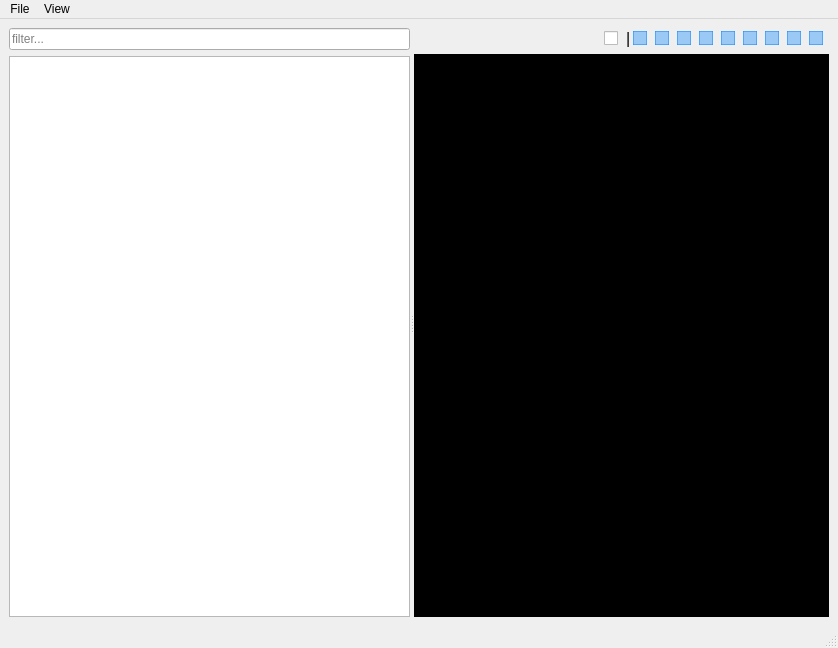
<?xml version="1.0" encoding="UTF-8"?>
<ui version="4.0">
 <class>MainWindow</class>
 <widget class="QMainWindow" name="MainWindow">
  <property name="geometry">
   <rect>
    <x>0</x>
    <y>0</y>
    <width>838</width>
    <height>648</height>
   </rect>
  </property>
  <property name="windowTitle">
   <string>MainWindow</string>
  </property>
  <widget class="QWidget" name="centralwidget">
   <layout class="QGridLayout" name="gridLayout">
    <item row="0" column="0">
     <widget class="QSplitter" name="splitter">
      <property name="orientation">
       <enum>Qt::Horizontal</enum>
      </property>
      <widget class="QWidget" name="layoutWidget">
       <layout class="QVBoxLayout" name="verticalLayout">
        <item>
         <widget class="QLineEdit" name="filterEdit">
          <property name="text">
           <string/>
          </property>
          <property name="maxLength">
           <number>16</number>
          </property>
          <property name="placeholderText">
           <string>filter...</string>
          </property>
         </widget>
        </item>
        <item>
         <widget class="QListWidget" name="listWidget">
          <property name="maximumSize">
           <size>
            <width>16777215</width>
            <height>16777215</height>
           </size>
          </property>
          <property name="contextMenuPolicy">
           <enum>Qt::CustomContextMenu</enum>
          </property>
         </widget>
        </item>
       </layout>
      </widget>
      <widget class="QWidget" name="layoutWidget">
       <layout class="QVBoxLayout" name="verticalLayout_2">
        <item>
         <layout class="QHBoxLayout" name="horizontalLayout_2">
          <property name="spacing">
           <number>2</number>
          </property>
          <item>
           <spacer name="horizontalSpacer">
            <property name="orientation">
             <enum>Qt::Horizontal</enum>
            </property>
            <property name="sizeHint" stdset="0">
             <size>
              <width>40</width>
              <height>20</height>
             </size>
            </property>
           </spacer>
          </item>
          <item>
           <widget class="QCheckBox" name="lockInstancesCheck">
            <property name="maximumSize">
             <size>
              <width>28</width>
              <height>16777215</height>
             </size>
            </property>
            <property name="toolTip">
             <string>Lock all instances in place</string>
            </property>
            <property name="styleSheet">
             <string notr="true">QCheckbox {
	spacing: 0px;
}

QCheckBox::indicator {
    image: url(:/images/icons/lock.png);
	border: 1px solid rgba(30, 144, 255, 0.0);
	width: 26px;
	height: 26px;
}

QCheckBox::indicator:unchecked:hover {
	background: rgba(30, 144, 255, 0.2);
	border: 1px solid rgba(30, 144, 255, 0.4);
}

QCheckBox::indicator:checked {
	background: rgba(30, 144, 255, 0.4);
	border:1px solid rgba(30, 144, 255, 0.6);
}

QCheckBox::indicator:checked:hover {
	background: rgba(30, 144, 255, 0.5);
	border:1px solid rgba(30, 144, 255, 0.7);
}

</string>
            </property>
            <property name="text">
             <string/>
            </property>
            <property name="checked">
             <bool>false</bool>
            </property>
           </widget>
          </item>
          <item>
           <widget class="QLabel" name="label">
            <property name="maximumSize">
             <size>
              <width>16777215</width>
              <height>28</height>
             </size>
            </property>
            <property name="font">
             <font>
              <pointsize>12</pointsize>
             </font>
            </property>
            <property name="text">
             <string>|</string>
            </property>
           </widget>
          </item>
          <item>
           <widget class="QCheckBox" name="viewCreatureCheck">
            <property name="maximumSize">
             <size>
              <width>28</width>
              <height>16777215</height>
             </size>
            </property>
            <property name="toolTip">
             <string>Show Creatures</string>
            </property>
            <property name="styleSheet">
             <string notr="true">QCheckbox {
	spacing: 0px;
}

QCheckBox::indicator {
    image: url(:/images/icons/k1/creature.png);
	border: 1px solid rgba(30, 144, 255, 0.0);
	width: 26px;
	height: 26px;
}

QCheckBox::indicator:unchecked:hover {
	background: rgba(30, 144, 255, 0.2);
	border: 1px solid rgba(30, 144, 255, 0.4);
}

QCheckBox::indicator:checked {
	background: rgba(30, 144, 255, 0.4);
	border:1px solid rgba(30, 144, 255, 0.6);
}

QCheckBox::indicator:checked:hover {
	background: rgba(30, 144, 255, 0.5);
	border:1px solid rgba(30, 144, 255, 0.7);
}

</string>
            </property>
            <property name="text">
             <string/>
            </property>
            <property name="checked">
             <bool>true</bool>
            </property>
           </widget>
          </item>
          <item>
           <widget class="QCheckBox" name="viewDoorCheck">
            <property name="maximumSize">
             <size>
              <width>28</width>
              <height>16777215</height>
             </size>
            </property>
            <property name="toolTip">
             <string>Show Doors</string>
            </property>
            <property name="styleSheet">
             <string notr="true">QCheckBox::indicator {
    image: url(:/images/icons/k1/door.png);
	border: 1px solid rgba(30, 144, 255, 0.0);
	width: 26px;
	height: 26px;
}

QCheckBox::indicator:unchecked:hover {
	background: rgba(30, 144, 255, 0.2);
	border: 1px solid rgba(30, 144, 255, 0.4);
}

QCheckBox::indicator:checked {
	background: rgba(30, 144, 255, 0.4);
	border:1px solid rgba(30, 144, 255, 0.6);
}

QCheckBox::indicator:checked:hover {
	background: rgba(30, 144, 255, 0.5);
	border:1px solid rgba(30, 144, 255, 0.7);
}

</string>
            </property>
            <property name="text">
             <string/>
            </property>
            <property name="checked">
             <bool>true</bool>
            </property>
           </widget>
          </item>
          <item>
           <widget class="QCheckBox" name="viewPlaceableCheck">
            <property name="maximumSize">
             <size>
              <width>28</width>
              <height>16777215</height>
             </size>
            </property>
            <property name="toolTip">
             <string>Show Placeables</string>
            </property>
            <property name="styleSheet">
             <string notr="true">QCheckBox::indicator {
    image: url(:/images/icons/k1/placeable.png);
	border: 1px solid rgba(30, 144, 255, 0.0);
	width: 26px;
	height: 26px;
}

QCheckBox::indicator:unchecked:hover {
	background: rgba(30, 144, 255, 0.2);
	border: 1px solid rgba(30, 144, 255, 0.4);
}

QCheckBox::indicator:checked {
	background: rgba(30, 144, 255, 0.4);
	border:1px solid rgba(30, 144, 255, 0.6);
}

QCheckBox::indicator:checked:hover {
	background: rgba(30, 144, 255, 0.5);
	border:1px solid rgba(30, 144, 255, 0.7);
}

</string>
            </property>
            <property name="text">
             <string/>
            </property>
            <property name="checked">
             <bool>true</bool>
            </property>
           </widget>
          </item>
          <item>
           <widget class="QCheckBox" name="viewStoreCheck">
            <property name="maximumSize">
             <size>
              <width>28</width>
              <height>16777215</height>
             </size>
            </property>
            <property name="toolTip">
             <string>Show Merchants</string>
            </property>
            <property name="styleSheet">
             <string notr="true">QCheckBox::indicator {
    image: url(:/images/icons/k1/merchant.png);
	border: 1px solid rgba(30, 144, 255, 0.0);
	width: 26px;
	height: 26px;
}

QCheckBox::indicator:unchecked:hover {
	background: rgba(30, 144, 255, 0.2);
	border: 1px solid rgba(30, 144, 255, 0.4);
}

QCheckBox::indicator:checked {
	background: rgba(30, 144, 255, 0.4);
	border:1px solid rgba(30, 144, 255, 0.6);
}

QCheckBox::indicator:checked:hover {
	background: rgba(30, 144, 255, 0.5);
	border:1px solid rgba(30, 144, 255, 0.7);
}

</string>
            </property>
            <property name="text">
             <string/>
            </property>
            <property name="checked">
             <bool>true</bool>
            </property>
           </widget>
          </item>
          <item>
           <widget class="QCheckBox" name="viewSoundCheck">
            <property name="maximumSize">
             <size>
              <width>28</width>
              <height>16777215</height>
             </size>
            </property>
            <property name="toolTip">
             <string>Show Sounds</string>
            </property>
            <property name="styleSheet">
             <string notr="true">QCheckBox::indicator {
    image: url(:/images/icons/k1/sound.png);
	border: 1px solid rgba(30, 144, 255, 0.0);
	width: 26px;
	height: 26px;
}

QCheckBox::indicator:unchecked:hover {
	background: rgba(30, 144, 255, 0.2);
	border: 1px solid rgba(30, 144, 255, 0.4);
}

QCheckBox::indicator:checked {
	background: rgba(30, 144, 255, 0.4);
	border:1px solid rgba(30, 144, 255, 0.6);
}

QCheckBox::indicator:checked:hover {
	background: rgba(30, 144, 255, 0.5);
	border:1px solid rgba(30, 144, 255, 0.7);
}

</string>
            </property>
            <property name="text">
             <string/>
            </property>
            <property name="checked">
             <bool>true</bool>
            </property>
           </widget>
          </item>
          <item>
           <widget class="QCheckBox" name="viewWaypointCheck">
            <property name="maximumSize">
             <size>
              <width>28</width>
              <height>16777215</height>
             </size>
            </property>
            <property name="toolTip">
             <string>Show Waypoints</string>
            </property>
            <property name="styleSheet">
             <string notr="true">QCheckBox::indicator {
    image: url(:/images/icons/k1/waypoint.png);
	border: 1px solid rgba(30, 144, 255, 0.0);
	width: 26px;
	height: 26px;
}

QCheckBox::indicator:unchecked:hover {
	background: rgba(30, 144, 255, 0.2);
	border: 1px solid rgba(30, 144, 255, 0.4);
}

QCheckBox::indicator:checked {
	background: rgba(30, 144, 255, 0.4);
	border:1px solid rgba(30, 144, 255, 0.6);
}

QCheckBox::indicator:checked:hover {
	background: rgba(30, 144, 255, 0.5);
	border:1px solid rgba(30, 144, 255, 0.7);
}

</string>
            </property>
            <property name="text">
             <string/>
            </property>
            <property name="checked">
             <bool>true</bool>
            </property>
           </widget>
          </item>
          <item>
           <widget class="QCheckBox" name="viewCameraCheck">
            <property name="maximumSize">
             <size>
              <width>28</width>
              <height>16777215</height>
             </size>
            </property>
            <property name="toolTip">
             <string>Show Cameras</string>
            </property>
            <property name="styleSheet">
             <string notr="true">QCheckBox::indicator {
    image: url(:/images/icons/k1/camera.png);
	border: 1px solid rgba(30, 144, 255, 0.0);
	width: 26px;
	height: 26px;
}

QCheckBox::indicator:unchecked:hover {
	background: rgba(30, 144, 255, 0.2);
	border: 1px solid rgba(30, 144, 255, 0.4);
}

QCheckBox::indicator:checked {
	background: rgba(30, 144, 255, 0.4);
	border:1px solid rgba(30, 144, 255, 0.6);
}

QCheckBox::indicator:checked:hover {
	background: rgba(30, 144, 255, 0.5);
	border:1px solid rgba(30, 144, 255, 0.7);
}

</string>
            </property>
            <property name="text">
             <string/>
            </property>
            <property name="checked">
             <bool>true</bool>
            </property>
           </widget>
          </item>
          <item>
           <widget class="QCheckBox" name="viewEncounterCheck">
            <property name="maximumSize">
             <size>
              <width>28</width>
              <height>16777215</height>
             </size>
            </property>
            <property name="toolTip">
             <string>Show Encounters</string>
            </property>
            <property name="styleSheet">
             <string notr="true">QCheckBox::indicator {
    image: url(:/images/icons/k1/encounter.png);
	border: 1px solid rgba(30, 144, 255, 0.0);
	width: 26px;
	height: 26px;
}

QCheckBox::indicator:unchecked:hover {
	background: rgba(30, 144, 255, 0.2);
	border: 1px solid rgba(30, 144, 255, 0.4);
}

QCheckBox::indicator:checked {
	background: rgba(30, 144, 255, 0.4);
	border:1px solid rgba(30, 144, 255, 0.6);
}

QCheckBox::indicator:checked:hover {
	background: rgba(30, 144, 255, 0.5);
	border:1px solid rgba(30, 144, 255, 0.7);
}

</string>
            </property>
            <property name="text">
             <string/>
            </property>
            <property name="checked">
             <bool>true</bool>
            </property>
           </widget>
          </item>
          <item>
           <widget class="QCheckBox" name="viewTriggerCheck">
            <property name="maximumSize">
             <size>
              <width>28</width>
              <height>16777215</height>
             </size>
            </property>
            <property name="toolTip">
             <string>Show Triggers</string>
            </property>
            <property name="styleSheet">
             <string notr="true">QCheckBox::indicator {
    image: url(:/images/icons/k1/trigger.png);
	border: 1px solid rgba(30, 144, 255, 0.0);
	width: 26px;
	height: 26px;
}

QCheckBox::indicator:unchecked:hover {
	background: rgba(30, 144, 255, 0.2);
	border: 1px solid rgba(30, 144, 255, 0.4);
}

QCheckBox::indicator:checked {
	background: rgba(30, 144, 255, 0.4);
	border:1px solid rgba(30, 144, 255, 0.6);
}

QCheckBox::indicator:checked:hover {
	background: rgba(30, 144, 255, 0.5);
	border:1px solid rgba(30, 144, 255, 0.7);
}

</string>
            </property>
            <property name="text">
             <string/>
            </property>
            <property name="checked">
             <bool>true</bool>
            </property>
           </widget>
          </item>
         </layout>
        </item>
        <item>
         <widget class="WalkmeshRenderer" name="renderArea" native="true">
          <property name="sizePolicy">
           <sizepolicy hsizetype="MinimumExpanding" vsizetype="MinimumExpanding">
            <horstretch>0</horstretch>
            <verstretch>0</verstretch>
           </sizepolicy>
          </property>
          <property name="mouseTracking">
           <bool>true</bool>
          </property>
          <property name="focusPolicy">
           <enum>Qt::StrongFocus</enum>
          </property>
          <property name="contextMenuPolicy">
           <enum>Qt::CustomContextMenu</enum>
          </property>
          <property name="styleSheet">
           <string notr="true">background: black;</string>
          </property>
         </widget>
        </item>
       </layout>
      </widget>
     </widget>
    </item>
   </layout>
  </widget>
  <widget class="QMenuBar" name="menubar">
   <property name="geometry">
    <rect>
     <x>0</x>
     <y>0</y>
     <width>838</width>
     <height>22</height>
    </rect>
   </property>
   <widget class="QMenu" name="menuNew">
    <property name="title">
     <string>File</string>
    </property>
    <addaction name="actionNew"/>
    <addaction name="actionOpen"/>
    <addaction name="actionSave"/>
    <addaction name="actionSave_As"/>
    <addaction name="actionRevert"/>
    <addaction name="separator"/>
    <addaction name="actionExit"/>
   </widget>
   <widget class="QMenu" name="menuView">
    <property name="title">
     <string>View</string>
    </property>
    <widget class="QMenu" name="menuWaypointLabels">
     <property name="title">
      <string>Waypoint Labels</string>
     </property>
     <addaction name="actionUseWaypointResRef"/>
     <addaction name="actionUseWaypointName"/>
     <addaction name="actionUseWaypointTag"/>
    </widget>
    <widget class="QMenu" name="menuTriggerLabels">
     <property name="title">
      <string>Trigger Labels</string>
     </property>
     <addaction name="actionUseTriggerResRef"/>
     <addaction name="actionUseTriggerName"/>
     <addaction name="actionUseTriggerTag"/>
    </widget>
    <widget class="QMenu" name="menuDoorLabels">
     <property name="title">
      <string>Door Labels</string>
     </property>
     <addaction name="actionUseDoorResRef"/>
     <addaction name="actionUseDoorName"/>
     <addaction name="actionUseDoorTag"/>
    </widget>
    <widget class="QMenu" name="menuCreatureLabels">
     <property name="title">
      <string>Creature Labels</string>
     </property>
     <addaction name="actionUseCreatureResRef"/>
     <addaction name="actionUseCreatureName"/>
     <addaction name="actionUseCreatureTag"/>
    </widget>
    <widget class="QMenu" name="menuPlaceableLabels">
     <property name="title">
      <string>Placeable Labels</string>
     </property>
     <addaction name="actionUsePlaceableResRef"/>
     <addaction name="actionUsePlaceableName"/>
     <addaction name="actionUsePlaceableTag"/>
    </widget>
    <widget class="QMenu" name="menuMerchantLabels">
     <property name="title">
      <string>Merchant Labels</string>
     </property>
     <addaction name="actionUseMerchantResRef"/>
     <addaction name="actionUseMerchantName"/>
     <addaction name="actionUseMerchantTag"/>
    </widget>
    <widget class="QMenu" name="menuSound_Labels">
     <property name="title">
      <string>Sound Labels</string>
     </property>
     <addaction name="actionUseSoundResRef"/>
     <addaction name="actionUseSoundName"/>
     <addaction name="actionUseSoundTag"/>
    </widget>
    <widget class="QMenu" name="menuEncounterLabels">
     <property name="title">
      <string>Encounter Labels</string>
     </property>
     <addaction name="actionUseEncounterResRef"/>
     <addaction name="actionUseEncounterName"/>
     <addaction name="actionUseEncounterTag"/>
    </widget>
    <addaction name="actionZoomIn"/>
    <addaction name="actionZoomOut"/>
    <addaction name="actionRecentreCamera"/>
    <addaction name="separator"/>
    <addaction name="menuCreatureLabels"/>
    <addaction name="menuDoorLabels"/>
    <addaction name="menuPlaceableLabels"/>
    <addaction name="menuMerchantLabels"/>
    <addaction name="menuSound_Labels"/>
    <addaction name="menuWaypointLabels"/>
    <addaction name="menuEncounterLabels"/>
    <addaction name="menuTriggerLabels"/>
   </widget>
   <addaction name="menuNew"/>
   <addaction name="menuView"/>
  </widget>
  <widget class="QStatusBar" name="statusbar"/>
  <action name="actionNew">
   <property name="text">
    <string>New</string>
   </property>
  </action>
  <action name="actionOpen">
   <property name="text">
    <string>Open</string>
   </property>
  </action>
  <action name="actionSave">
   <property name="text">
    <string>Save</string>
   </property>
  </action>
  <action name="actionSave_As">
   <property name="text">
    <string>Save As</string>
   </property>
  </action>
  <action name="actionRevert">
   <property name="text">
    <string>Revert</string>
   </property>
  </action>
  <action name="actionExit">
   <property name="text">
    <string>Exit</string>
   </property>
  </action>
  <action name="actionZoomIn">
   <property name="text">
    <string>Zoom In</string>
   </property>
  </action>
  <action name="actionZoomOut">
   <property name="text">
    <string>Zoom Out</string>
   </property>
  </action>
  <action name="actionRecentreCamera">
   <property name="text">
    <string>Reset Camera</string>
   </property>
  </action>
  <action name="actionDeleteSelected">
   <property name="text">
    <string>Delete Selected</string>
   </property>
  </action>
  <action name="actionUseWaypointResRef">
   <property name="text">
    <string>ResRef</string>
   </property>
  </action>
  <action name="actionUseWaypointName">
   <property name="text">
    <string>Name</string>
   </property>
  </action>
  <action name="actionUseWaypointTag">
   <property name="text">
    <string>Tag</string>
   </property>
  </action>
  <action name="actionUseTriggerResRef">
   <property name="text">
    <string>ResRef</string>
   </property>
  </action>
  <action name="actionUseTriggerTag">
   <property name="text">
    <string>Tag</string>
   </property>
  </action>
  <action name="actionUseDoorResRef">
   <property name="text">
    <string>ResRef</string>
   </property>
  </action>
  <action name="actionUseDoorTag">
   <property name="text">
    <string>Tag</string>
   </property>
  </action>
  <action name="actionUseCreatureResRef">
   <property name="text">
    <string>ResRef</string>
   </property>
  </action>
  <action name="actionUseCreatureName">
   <property name="text">
    <string>Name</string>
   </property>
  </action>
  <action name="actionUseCreatureTag">
   <property name="text">
    <string>Tag</string>
   </property>
  </action>
  <action name="actionUseDoorName">
   <property name="text">
    <string>Name</string>
   </property>
  </action>
  <action name="actionUseDoorResTag">
   <property name="text">
    <string>Tag (UTD)</string>
   </property>
  </action>
  <action name="actionUseWaypointResName">
   <property name="text">
    <string>Name (UTW)</string>
   </property>
  </action>
  <action name="actionUseWaypointResTag">
   <property name="text">
    <string>Tag (UTW)</string>
   </property>
  </action>
  <action name="actionUseTriggerName">
   <property name="text">
    <string>Name</string>
   </property>
  </action>
  <action name="actionUseTriggerResTag">
   <property name="text">
    <string>Tag (UTT)</string>
   </property>
  </action>
  <action name="actionUsePlaceableResRef">
   <property name="text">
    <string>ResRef</string>
   </property>
  </action>
  <action name="actionUsePlaceableTag">
   <property name="text">
    <string>Tag</string>
   </property>
  </action>
  <action name="actionUsePlaceableName">
   <property name="text">
    <string>Name</string>
   </property>
  </action>
  <action name="actionUseMerchantResRef">
   <property name="text">
    <string>ResRef</string>
   </property>
  </action>
  <action name="actionUseMerchantName">
   <property name="text">
    <string>Name</string>
   </property>
  </action>
  <action name="actionUseMerchantTag">
   <property name="text">
    <string>Tag</string>
   </property>
  </action>
  <action name="actionUseSoundResRef">
   <property name="text">
    <string>ResRef</string>
   </property>
  </action>
  <action name="actionUseSoundName">
   <property name="text">
    <string>Name</string>
   </property>
  </action>
  <action name="actionUseSoundTag">
   <property name="text">
    <string>Tag</string>
   </property>
  </action>
  <action name="actionUseEncounterResRef">
   <property name="text">
    <string>ResRef</string>
   </property>
  </action>
  <action name="actionUseEncounterName">
   <property name="text">
    <string>Name</string>
   </property>
  </action>
  <action name="actionUseEncounterTag">
   <property name="text">
    <string>Tag</string>
   </property>
  </action>
 </widget>
 <customwidgets>
  <customwidget>
   <class>WalkmeshRenderer</class>
   <extends>QWidget</extends>
   <header location="global">toolset.gui.widgets.renderer.walkmesh</header>
   <container>1</container>
  </customwidget>
 </customwidgets>
 <resources>
  <include location="../../resources/resources.qrc"/>
 </resources>
 <connections/>
</ui>
